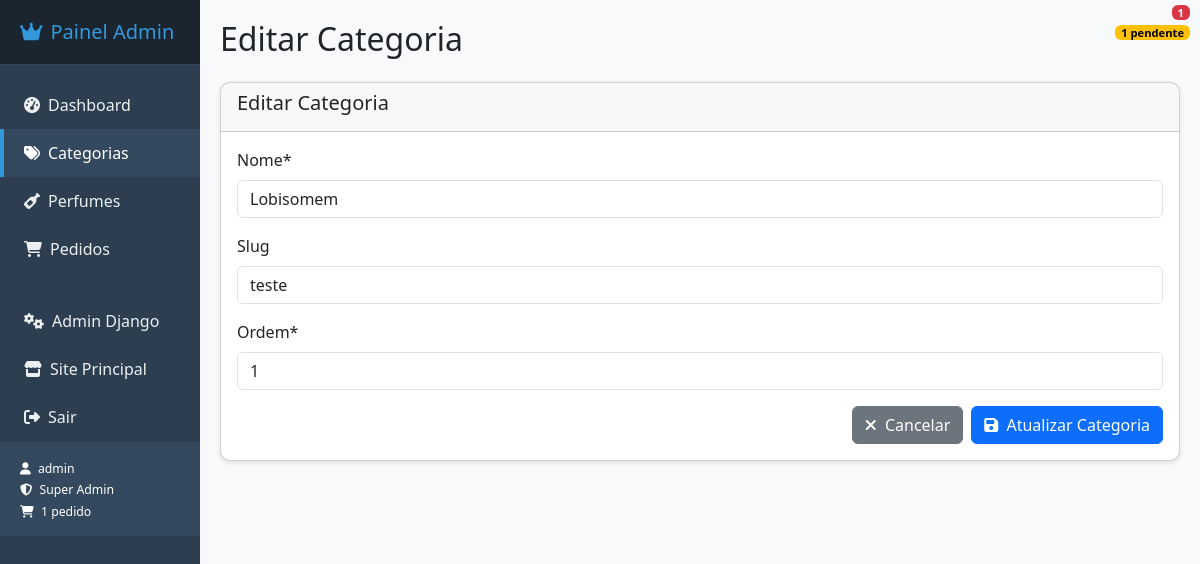
The page /painel-admin/categorias/editar/8/ (signed in) on the database its author committed.
### perfumaria/models.py (models this page shows, shortened)
class Categoria(models.Model):
    nome = models.CharField(max_length=100)
    slug = models.SlugField(unique=True, blank=True, null=True)
    ordem = models.IntegerField(default=0)
    class Meta:
        ordering = ['ordem']

### perfumaria/urls.py (the view, shortened to what this page needs)
# urls.py: path('painel-admin/categorias/editar/<int:pk>/', login_required(CategoriaUpdateView.as_view()), name='categoria_update'),
class CategoriaUpdateView(views.UpdateView):
    model = Categoria
    form_class = CategoriaForm
    template_name = 'perfumaria/painel_admin/categoria_form.html'
    success_url = reverse_lazy('perfumaria:categoria_list')  # CORRIGIDO

### perfumaria/urls.py
class CategoriaForm(forms.ModelForm):
    class Meta:
        model = Categoria
        fields = ['nome', 'slug', 'ordem']
        widgets = {
            'nome': forms.TextInput(attrs={'class': 'form-control'}),
            'slug': forms.TextInput(attrs={'class': 'form-control'}),
            'ordem': forms.NumberInput(attrs={'class': 'form-control'}),
        }

### perfumaria/context_processors.py (called while the page is built)
def categorias_context(request):
    Categoria = apps.get_model('perfumaria', 'Categoria')
    FooterInfo = apps.get_model('perfumaria', 'FooterInfo')
    try:
        categorias = Categoria.objects.all().order_by('ordem')
    except Exception:
        categorias = []
    try:
        footer_info = FooterInfo.objects.first()
    except Exception:
        footer_info = None
    return {
        'categorias': categorias,
        'footer_info': footer_info,
    }

def user_pedidos_context(request):
    if request.user.is_authenticated:
        Pedido = apps.get_model('perfumaria', 'Pedido')
        try:
            meus_pedidos_count = Pedido.objects.filter(cliente=request.user).count()
            meus_pedidos_pendentes = Pedido.objects.filter(cliente=request.user, status='P').count()
            return {
                'meus_pedidos_count': meus_pedidos_count,
                'meus_pedidos_pendentes': meus_pedidos_pendentes,
                'ultimos_pedidos': Pedido.objects.filter(cliente=request.user).order_by('-data_pedido')[:3]
            }
        except Exception:
            return {
                'meus_pedidos_count': 0,
                'meus_pedidos_pendentes': 0,
                'ultimos_pedidos': []
            }
    return {
        'meus_pedidos_count': 0,
        'meus_pedidos_pendentes': 0,
        'ultimos_pedidos': []
    }

### perfumaria/templates/perfumaria/painel_admin/categoria_form.html (shortened to what this page needs)
{% extends 'perfumaria/painel_admin/index.html' %}
{% load crispy_forms_tags %}
{% block page_title %}
{% if form.instance.pk %}Editar Categoria{% else %}Nova Categoria{% endif %}
{% endblock %}
{% block content %}
<div class="card">
    <div class="card-header">
        <h5>{% if form.instance.pk %}Editar Categoria{% else %}Nova Categoria{% endif %}</h5>
    </div>
    <div class="card-body">
        <form method="post">
            {{ form|crispy }}
            <div class="d-flex justify-content-end mt-3">
                <a href="{% url 'perfumaria:categoria_list' %}" class="btn btn-secondary me-2">
                    <i class="fas fa-times me-1"></i> Cancelar
                </a>
                <button type="submit" class="btn btn-primary">
                    <i class="fas fa-save me-1"></i>
                    {% if form.instance.pk %}Atualizar Categoria{% else %}Salvar Categoria{% endif %}
                </button>
            </div>
        </form>
    </div>
</div>
{% endblock %}

### perfumaria/templates/perfumaria/painel_admin/index.html (shortened to what this page needs)
<!DOCTYPE html>
<html lang="pt-br">
<head>
    <link href="https://cdn.jsdelivr.net/npm/bootstrap@5.3.0/dist/css/bootstrap.min.css" rel="stylesheet">
    <link rel="stylesheet" href="https://cdnjs.cloudflare.com/ajax/libs/font-awesome/6.4.0/css/all.min.css">
</head>
<body>
    <div class="container-fluid">
        <div class="row">
            <div class="col-md-2 col-lg-2 sidebar">
                <div class="sidebar-header">
                    <h5><i class="fas fa-crown me-2"></i>Painel Admin</h5>
                </div>
                <nav class="nav flex-column mt-3">
                    <a class="nav-link {% if request.path == '/painel-admin/' %}active{% endif %}" href="{% url 'perfumaria:painel_admin' %}">
                        <i class="fas fa-tachometer-alt me-2"></i>Dashboard
                    </a>
                    <a class="nav-link {% if 'categorias' in request.path %}active{% endif %}" href="{% url 'perfumaria:categoria_list' %}">
                        <i class="fas fa-tags me-2"></i>Categorias
                    </a>
                    <a class="nav-link {% if 'perfumes' in request.path %}active{% endif %}" href="{% url 'perfumaria:perfume_list' %}">
                        <i class="fas fa-wine-bottle me-2"></i>Perfumes
                    </a>
                    <a class="nav-link {% if 'pedidos' in request.path and 'painel-admin/pedidos' in request.path %}active{% endif %}" href="{% url 'perfumaria:admin_pedido_list' %}">
                        <i class="fas fa-shopping-cart me-2"></i>Pedidos
                        {% if total_pedidos > 0 %}
                        <span class="badge bg-danger badge-notification">{{ total_pedidos }}</span>
                        {% endif %}
                        {% if pedidos_pendentes > 0 %}
                        <span class="badge badge-pendentes badge-notification" style="top: 25px;">{{ pedidos_pendentes }} pendente{{ pedidos_pendentes|pluralize }}</span>
                        {% endif %}
                    </a>
                    <div class="mt-4">
                        <a class="nav-link" href="/admin/" target="_blank">
                            <i class="fas fa-cogs me-2"></i>Admin Django
                        </a>
                        <a class="nav-link" href="{% url 'perfumaria:home' %}">
                            <i class="fas fa-store me-2"></i>Site Principal
                        </a>
                        <a class="nav-link" href="{% url 'perfumaria:logout_admin' %}">
                            <i class="fas fa-sign-out-alt me-2"></i>Sair
                        </a>
                    </div>
                </nav>
                <div class="user-info">
                    <small>
                        <i class="fas fa-user me-1"></i> {{ user.username }}<br>
                        <i class="fas fa-shield-alt me-1"></i> Super Admin<br>
                        {% if total_pedidos > 0 %}
                        <i class="fas fa-shopping-cart me-1"></i> {{ total_pedidos }} pedido{{ total_pedidos|pluralize }}
                        {% endif %}
                    </small>
                </div>
            </div>
            <div class="col-md-10 col-lg-10 main-content">
                <h2 class="mb-4">{% block page_title %}Dashboard{% endblock %}</h2>
                {% block content %}{% endblock %}
            </div>
        </div>
    </div>
</body>
</html>

### perfumaria/templates/perfumaria/painel_admin/index.html (style rules this page uses)
body { background-color: #f8f9fa; }
.sidebar { background-color: #2c3e50; min-height: 100vh; color: white; padding: 0; }
.sidebar .nav-link { color: #ecf0f1; padding: 12px 20px; border-left: 4px solid transparent; transition: all 0.3s; }
.sidebar .nav-link.active { background-color: #34495e; border-left: 4px solid #3498db; color: #fff; }
.main-content { padding: 20px; background-color: #f8f9fa; }
.card { margin-bottom: 20px; border-radius: 10px; box-shadow: 0 2px 5px rgba(0,0,0,0.1); }
.sidebar-header { padding: 20px; background-color: #1a252f; border-bottom: 1px solid #34495e; }
.sidebar-header h5 { color: #3498db; margin: 0; }
.user-info { padding: 15px 20px; background-color: #34495e; border-top: 1px solid #2c3e50; font-size: 14px; }
.badge-notification { position: absolute; top: 5px; right: 10px; font-size: 0.7rem; padding: 2px 6px; }
.badge-pendentes { background-color: #ffc107; color: #000; }

### rows shown on the page
Categoria: nome "Lobisomem", slug "teste", ordem "1"

### other values the page prints
{{ total_pedidos }} "1"
{{ pedidos_pendentes }} "1"
{{ user.username }} "admin"
